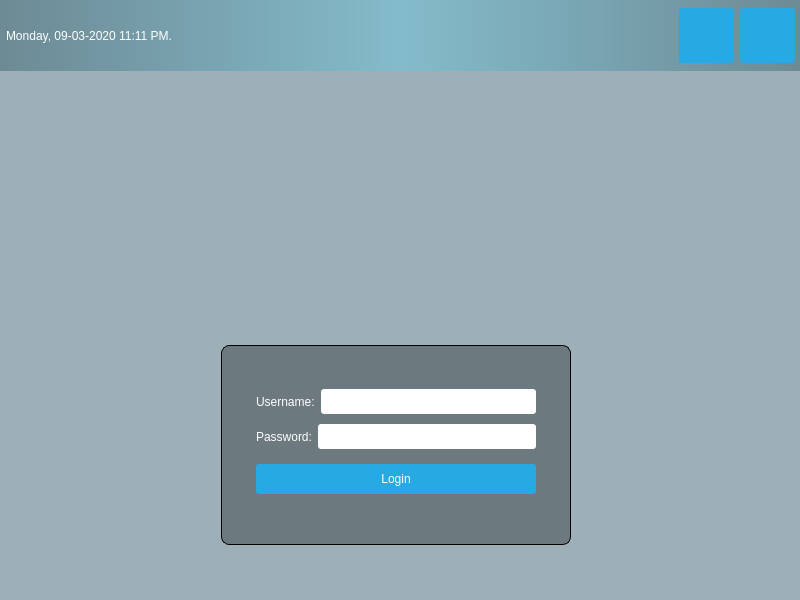
<?xml version="1.0" encoding="UTF-8"?>
<ui version="4.0">
 <class>MainWindow</class>
 <widget class="QMainWindow" name="MainWindow">
  <property name="geometry">
   <rect>
    <x>0</x>
    <y>0</y>
    <width>800</width>
    <height>600</height>
   </rect>
  </property>
  <property name="windowTitle">
   <string>MainWindow</string>
  </property>
  <property name="styleSheet">
   <string notr="true">#centralwidget { 
background: rgba(32,80,96,100);
border-image: url(:/images/login_bg.png);
}

#topPanel{
background:
qlineargradient(spread:reflect, x1:0.5, y1:0, x2:0, y2:0, stop:0 rgba(91, 204, 233, 100), stop:1 rgba(32, 80, 96, 100));
}

#loginForm{
background: rgba(0,0,0,80);
border-radius: 8px;
}

QLabel{color: White;}
QLineEdit{border-radius: 3px;}

QPushButton{
	color: White;
	background-color: #27a9e3;
	border-width: 0px;
	border-radius: 3px;
}

QPushButton:hover { background-color: #66c011;}
</string>
  </property>
  <widget class="QWidget" name="centralwidget">
   <widget class="QWidget" name="horizontalLayoutWidget">
    <property name="geometry">
     <rect>
      <x>10</x>
      <y>120</y>
      <width>771</width>
      <height>202</height>
     </rect>
    </property>
    <layout class="QHBoxLayout" name="horizontalLayout_2">
     <property name="topMargin">
      <number>0</number>
     </property>
     <property name="bottomMargin">
      <number>0</number>
     </property>
     <item>
      <spacer name="horizontalSpacer_2">
       <property name="orientation">
        <enum>Qt::Horizontal</enum>
       </property>
       <property name="sizeHint" stdset="0">
        <size>
         <width>40</width>
         <height>20</height>
        </size>
       </property>
      </spacer>
     </item>
     <item>
      <widget class="QLabel" name="logo">
       <property name="styleSheet">
        <string notr="true"/>
       </property>
       <property name="text">
        <string/>
       </property>
       <property name="pixmap">
        <pixmap resource="resources.qrc">:/images/logo.png</pixmap>
       </property>
      </widget>
     </item>
     <item>
      <spacer name="horizontalSpacer_3">
       <property name="orientation">
        <enum>Qt::Horizontal</enum>
       </property>
       <property name="sizeHint" stdset="0">
        <size>
         <width>40</width>
         <height>20</height>
        </size>
       </property>
      </spacer>
     </item>
    </layout>
   </widget>
   <widget class="QWidget" name="horizontalLayoutWidget_2">
    <property name="geometry">
     <rect>
      <x>140</x>
      <y>340</y>
      <width>511</width>
      <height>211</height>
     </rect>
    </property>
    <layout class="QHBoxLayout" name="horizontalLayout_3">
     <property name="topMargin">
      <number>0</number>
     </property>
     <item>
      <spacer name="horizontalSpacer_4">
       <property name="orientation">
        <enum>Qt::Horizontal</enum>
       </property>
       <property name="sizeHint" stdset="0">
        <size>
         <width>40</width>
         <height>20</height>
        </size>
       </property>
      </spacer>
     </item>
     <item>
      <widget class="QWidget" name="loginForm" native="true">
       <property name="sizePolicy">
        <sizepolicy hsizetype="Fixed" vsizetype="Fixed">
         <horstretch>0</horstretch>
         <verstretch>0</verstretch>
        </sizepolicy>
       </property>
       <property name="minimumSize">
        <size>
         <width>350</width>
         <height>200</height>
        </size>
       </property>
       <property name="styleSheet">
        <string notr="true">#loginForm {border: 1px solid}</string>
       </property>
       <layout class="QVBoxLayout" name="verticalLayout">
        <property name="leftMargin">
         <number>35</number>
        </property>
        <property name="topMargin">
         <number>0</number>
        </property>
        <property name="rightMargin">
         <number>35</number>
        </property>
        <item>
         <spacer name="verticalSpacer_4">
          <property name="orientation">
           <enum>Qt::Vertical</enum>
          </property>
          <property name="sizeType">
           <enum>QSizePolicy::Fixed</enum>
          </property>
          <property name="sizeHint" stdset="0">
           <size>
            <width>20</width>
            <height>40</height>
           </size>
          </property>
         </spacer>
        </item>
        <item>
         <layout class="QHBoxLayout" name="horizontalLayout_5">
          <property name="sizeConstraint">
           <enum>QLayout::SetNoConstraint</enum>
          </property>
          <item>
           <widget class="QLabel" name="label">
            <property name="enabled">
             <bool>true</bool>
            </property>
            <property name="maximumSize">
             <size>
              <width>16777215</width>
              <height>25</height>
             </size>
            </property>
            <property name="text">
             <string>Username:</string>
            </property>
           </widget>
          </item>
          <item>
           <widget class="QLineEdit" name="username">
            <property name="sizePolicy">
             <sizepolicy hsizetype="Expanding" vsizetype="Fixed">
              <horstretch>0</horstretch>
              <verstretch>0</verstretch>
             </sizepolicy>
            </property>
            <property name="minimumSize">
             <size>
              <width>0</width>
              <height>25</height>
             </size>
            </property>
            <property name="maximumSize">
             <size>
              <width>16777215</width>
              <height>25</height>
             </size>
            </property>
           </widget>
          </item>
         </layout>
        </item>
        <item>
         <layout class="QHBoxLayout" name="horizontalLayout_4">
          <item>
           <widget class="QLabel" name="label_2">
            <property name="sizePolicy">
             <sizepolicy hsizetype="Fixed" vsizetype="Preferred">
              <horstretch>0</horstretch>
              <verstretch>0</verstretch>
             </sizepolicy>
            </property>
            <property name="minimumSize">
             <size>
              <width>0</width>
              <height>25</height>
             </size>
            </property>
            <property name="maximumSize">
             <size>
              <width>16777215</width>
              <height>25</height>
             </size>
            </property>
            <property name="text">
             <string>Password:</string>
            </property>
           </widget>
          </item>
          <item>
           <widget class="QLineEdit" name="password">
            <property name="sizePolicy">
             <sizepolicy hsizetype="Expanding" vsizetype="Fixed">
              <horstretch>0</horstretch>
              <verstretch>0</verstretch>
             </sizepolicy>
            </property>
            <property name="minimumSize">
             <size>
              <width>0</width>
              <height>25</height>
             </size>
            </property>
            <property name="maximumSize">
             <size>
              <width>16777215</width>
              <height>25</height>
             </size>
            </property>
           </widget>
          </item>
         </layout>
        </item>
        <item>
         <spacer name="verticalSpacer_2">
          <property name="orientation">
           <enum>Qt::Vertical</enum>
          </property>
          <property name="sizeType">
           <enum>QSizePolicy::Fixed</enum>
          </property>
          <property name="sizeHint" stdset="0">
           <size>
            <width>20</width>
            <height>5</height>
           </size>
          </property>
         </spacer>
        </item>
        <item>
         <widget class="QPushButton" name="loginButton">
          <property name="sizePolicy">
           <sizepolicy hsizetype="Minimum" vsizetype="Fixed">
            <horstretch>0</horstretch>
            <verstretch>0</verstretch>
           </sizepolicy>
          </property>
          <property name="minimumSize">
           <size>
            <width>0</width>
            <height>30</height>
           </size>
          </property>
          <property name="text">
           <string>Login</string>
          </property>
         </widget>
        </item>
        <item>
         <spacer name="verticalSpacer_3">
          <property name="orientation">
           <enum>Qt::Vertical</enum>
          </property>
          <property name="sizeType">
           <enum>QSizePolicy::Fixed</enum>
          </property>
          <property name="sizeHint" stdset="0">
           <size>
            <width>20</width>
            <height>35</height>
           </size>
          </property>
         </spacer>
        </item>
       </layout>
      </widget>
     </item>
     <item>
      <spacer name="horizontalSpacer_5">
       <property name="orientation">
        <enum>Qt::Horizontal</enum>
       </property>
       <property name="sizeHint" stdset="0">
        <size>
         <width>40</width>
         <height>20</height>
        </size>
       </property>
      </spacer>
     </item>
    </layout>
   </widget>
   <widget class="QWidget" name="topPanel" native="true">
    <property name="geometry">
     <rect>
      <x>0</x>
      <y>0</y>
      <width>801</width>
      <height>71</height>
     </rect>
    </property>
    <layout class="QHBoxLayout" name="horizontalLayout">
     <property name="leftMargin">
      <number>6</number>
     </property>
     <property name="rightMargin">
      <number>6</number>
     </property>
     <item>
      <widget class="QLabel" name="currentDateTime">
       <property name="text">
        <string>Monday, 09-03-2020 11:11 PM.</string>
       </property>
      </widget>
     </item>
     <item>
      <spacer name="horizontalSpacer">
       <property name="orientation">
        <enum>Qt::Horizontal</enum>
       </property>
       <property name="sizeHint" stdset="0">
        <size>
         <width>40</width>
         <height>20</height>
        </size>
       </property>
      </spacer>
     </item>
     <item>
      <widget class="QPushButton" name="restartButton">
       <property name="minimumSize">
        <size>
         <width>55</width>
         <height>55</height>
        </size>
       </property>
       <property name="text">
        <string/>
       </property>
       <property name="icon">
        <iconset resource="resources.qrc">
         <normaloff>:/icons/restart_icon.png</normaloff>:/icons/restart_icon.png</iconset>
       </property>
       <property name="iconSize">
        <size>
         <width>50</width>
         <height>50</height>
        </size>
       </property>
      </widget>
     </item>
     <item>
      <widget class="QPushButton" name="shutdownButton">
       <property name="minimumSize">
        <size>
         <width>55</width>
         <height>55</height>
        </size>
       </property>
       <property name="text">
        <string/>
       </property>
       <property name="icon">
        <iconset resource="resources.qrc">
         <normaloff>:/icons/shutdown_icon.png</normaloff>:/icons/shutdown_icon.png</iconset>
       </property>
       <property name="iconSize">
        <size>
         <width>50</width>
         <height>50</height>
        </size>
       </property>
      </widget>
     </item>
    </layout>
   </widget>
  </widget>
 </widget>
 <resources>
  <include location="resources.qrc"/>
 </resources>
 <connections/>
</ui>
